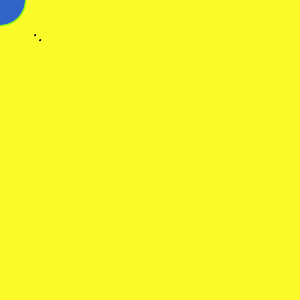
Frame 1 (no input)
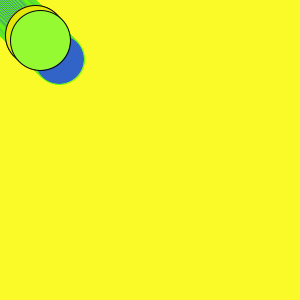
Frame 60 (the mouse pressed at the canvas centre just before this capture)
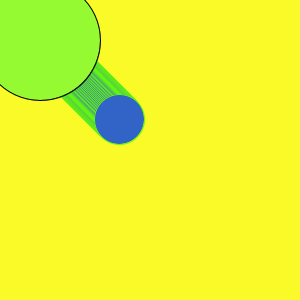
Frame 120 (the mouse held since frame 60 and released just before this capture)

The Processing sketch that drew these frames (run headless with seeded random() and noise(); from frame 60 on, the mouse is pressed at the canvas centre):

// Processing sketch: processing_89193
// ── processing_89193.pde

int moveX;// x variable set up
int  moveY;// y variable set up
 void setup(){
moveY=0;
moveX=0;
  size(300,300);
background(250,250,40);
 }

void draw() {
  fill(50,100,200);
  stroke(100,250,10);// bottom circle
  ellipse(moveX, moveY, 50, 50);//stream
  moveY++;
  moveX++;
 stroke(4);
 fill(230,230,10);
ellipse(35,35,moveX,moveY); //top circle
fill(150,250,50);
 ellipse(40,40,moveX,moveY);
 
}
